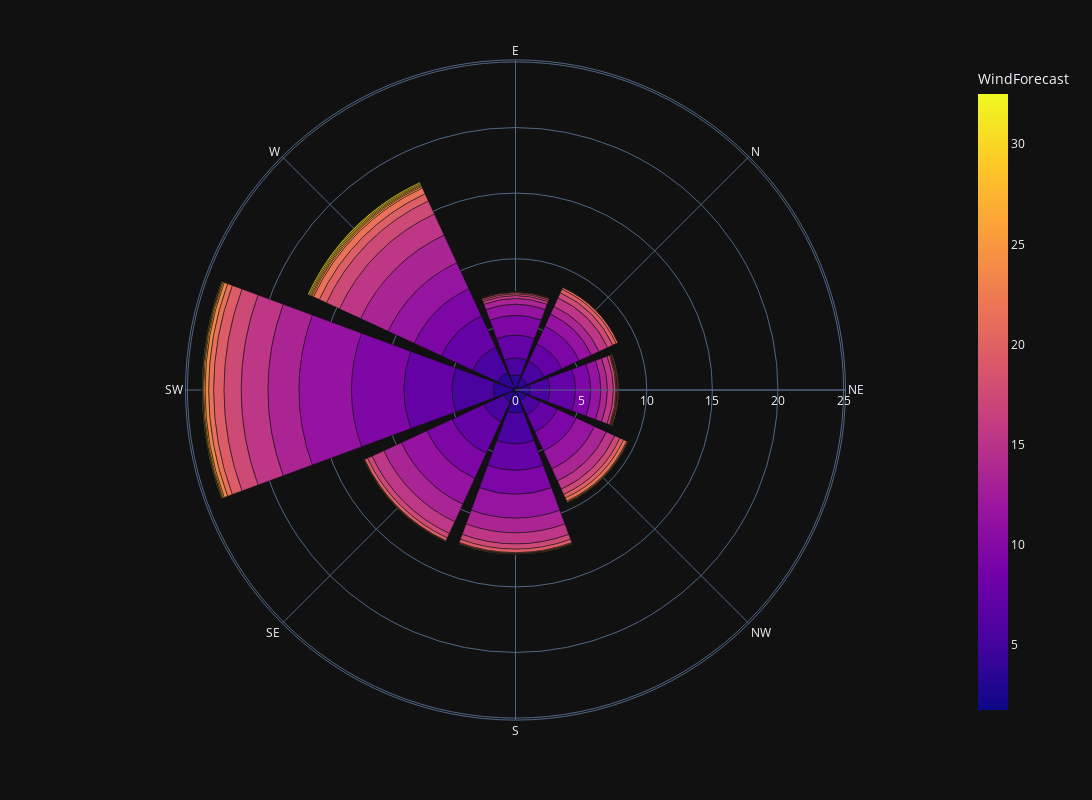

The cell this chart's notebook holds for it:
### Code cell
# Create a wind rose plot
fig = px.bar_polar(aggregated_data_forecast, r='FrequencyForecast', theta='WindDirBinForecast', color='WindForecast',
                   template='plotly_dark', color_discrete_sequence=px.colors.sequential.Plasma_r)
# Set the figure size
fig.update_layout(width=1600, height=800)
fig.show()

### Figure 1 — Plotly figure (JSON) as saved in the notebook; plotly's stock layout.template omitted (floating-point values rounded to 4 significant figures)
{"data": [{"hovertemplate": "FrequencyForecast=%{r}<br>WindDirBinForecast=%{theta}<br>WindForecast=%{marker.color}<extra></extra>", "legendgroup": "", "marker": {"color": [1.922, 3.604, 5.548, 7.454, 9.475, 11.35, 13.35, 15.52, 17.43, 19.5, 21.17, 23.5, 26, null, null, null, 1.764, 3.637, 5.564, 7.508, 9.412, 11.43, 13.54, 15.47, 17.46, 19.37, 21.12, 23, null, null, null, null, 1.799, 3.624, 5.547, 7.425, 9.418, 11.4, 13.54, 15.44, 17.4, 19.25, 21.5, 23.6, 25.5, null, null, null, 1.913, 3.575, 5.546, 7.483, 9.417, 11.51, 13.46, 15.34, 17.49, 19.59, 21.48, 23.25, 25.47, 27.67, 30, null, 1.926, 3.547, 5.5, 7.506, 9.442, 11.49, 13.42, 15.38, 17.45, 19.32, 21.57, 23, 25.33, 28, null, null, 1.818, 3.594, 5.556, 7.507, 9.457, 11.45, 13.38, 15.48, 17.32, 19.6, 21.2, 23, 25, null, null, null, 1.923, 3.653, 5.532, 7.488, 9.552, 11.43, 13.41, 15.47, 17.46, 19.41, 21.43, 23.48, 25.36, 27.75, 29.33, 32.5, 1.957, 3.645, 5.519, 7.508, 9.512, 11.48, 13.45, 15.42, 17.42, 19.51, 21.58, 23.38, 25.44, 27.33, 29.78, 31.55], "coloraxis": "coloraxis", "pattern": {"shape": ""}}, "name": "", "r": [0.244, 0.912, 1.281, 1.738, 1.502, 0.852, 0.437, 0.219, 0.132, 0.095, 0.057, 0.019, 0.01, 0, 0, 0, 0.319, 0.699, 1.394, 1.468, 1.478, 1.015, 0.64, 0.72, 0.436, 0.285, 0.152, 0.01, 0, 0, 0, 0, 0.233, 0.884, 1.49, 1.965, 1.159, 0.77, 0.493, 0.456, 0.19, 0.076, 0.038, 0.048, 0.038, 0, 0, 0, 0.219, 0.693, 1.149, 1.453, 1.596, 1.518, 1.007, 0.703, 0.428, 0.303, 0.257, 0.076, 0.04, 0.029, 0.01, 0, 0.257, 1.51, 2.339, 2.01, 1.82, 1.829, 1.121, 0.846, 0.398, 0.265, 0.067, 0.019, 0.029, 0.01, 0, 0, 0.209, 0.773, 1.672, 2.659, 2.116, 2.151, 1.476, 0.985, 0.38, 0.238, 0.048, 0.01, 0.019, 0, 0, 0, 0.247, 1.452, 3.139, 3.664, 4.007, 3.999, 2.363, 2.04, 1.31, 0.786, 0.38, 0.273, 0.105, 0.076, 0.029, 0.019, 0.219, 1.254, 2.129, 2.624, 2.278, 2.179, 2.314, 1.777, 1.093, 0.599, 0.494, 0.124, 0.086, 0.086, 0.086, 0.084], "showlegend": false, "subplot": "polar", "theta": ["E", "E", "E", "E", "E", "E", "E", "E", "E", "E", "E", "E", "E", "E", "E", "E", "N", "N", "N", "N", "N", "N", "N", "N", "N", "N", "N", "N", "N", "N", "N", "N", "NE", "NE", "NE", "NE", "NE", "NE", "NE", "NE", "NE", "NE", "NE", "NE", "NE", "NE", "NE", "NE", "NW", "NW", "NW", "NW", "NW", "NW", "NW", "NW", "NW", "NW", "NW", "NW", "NW", "NW", "NW", "NW", "S", "S", "S", "S", "S", "S", "S", "S", "S", "S", "S", "S", "S", "S", "S", "S", "SE", "SE", "SE", "SE", "SE", "SE", "SE", "SE", "SE", "SE", "SE", "SE", "SE", "SE", "SE", "SE", "SW", "SW", "SW", "SW", "SW", "SW", "SW", "SW", "SW", "SW", "SW", "SW", "SW", "SW", "SW", "SW", "W", "W", "W", "W", "W", "W", "W", "W", "W", "W", "W", "W", "W", "W", "W", "W"], "type": "barpolar"}], "layout": {"barmode": "relative", "coloraxis": {"colorbar": {"title": {"text": "WindForecast"}}, "colorscale": [[0, "#0d0887"], [0.1111, "#46039f"], [0.2222, "#7201a8"], [0.3333, "#9c179e"], [0.4444, "#bd3786"], [0.5556, "#d8576b"], [0.6667, "#ed7953"], [0.7778, "#fb9f3a"], [0.8889, "#fdca26"], [1, "#f0f921"]]}, "height": 800, "legend": {"tracegroupgap": 0}, "margin": {"t": 60}, "polar": {"angularaxis": {"direction": "clockwise", "rotation": 90}, "domain": {"x": [0, 1], "y": [0, 1]}}, "width": 1600}}
